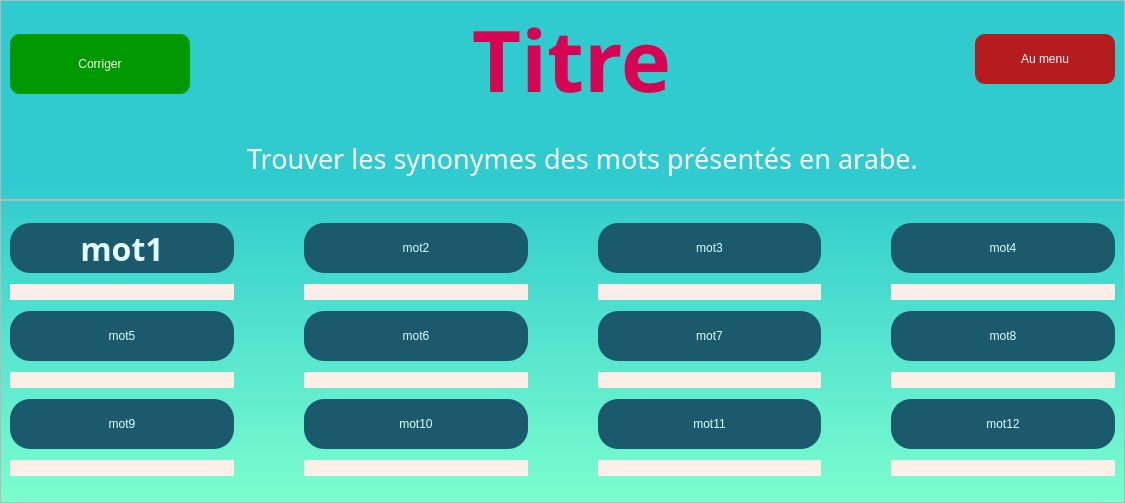
<?xml version="1.0" encoding="UTF-8"?>
<ui version="4.0">
 <class>MainWindow</class>
 <widget class="QMainWindow" name="MainWindow">
  <property name="geometry">
   <rect>
    <x>0</x>
    <y>0</y>
    <width>1125</width>
    <height>503</height>
   </rect>
  </property>
  <property name="windowTitle">
   <string>MainWindow</string>
  </property>
  <widget class="QWidget" name="centralwidget">
   <property name="styleSheet">
    <string notr="true">background-color:qlineargradient(spread:pad, x1:1, y1:0.352, x2:1, y2:1, stop:0.0187793 rgba(47, 203, 206, 255), stop:1 rgba(124, 254, 206, 255))</string>
   </property>
   <layout class="QGridLayout" name="gridLayout_3">
    <property name="leftMargin">
     <number>0</number>
    </property>
    <property name="topMargin">
     <number>0</number>
    </property>
    <property name="rightMargin">
     <number>0</number>
    </property>
    <property name="bottomMargin">
     <number>0</number>
    </property>
    <property name="spacing">
     <number>0</number>
    </property>
    <item row="1" column="0">
     <widget class="QFrame" name="content_frame">
      <property name="styleSheet">
       <string notr="true">background-color: rgb(a255, 255, 255,0);</string>
      </property>
      <property name="frameShape">
       <enum>QFrame::StyledPanel</enum>
      </property>
      <property name="frameShadow">
       <enum>QFrame::Raised</enum>
      </property>
      <layout class="QGridLayout" name="gridLayout_2">
       <property name="leftMargin">
        <number>9</number>
       </property>
       <property name="topMargin">
        <number>21</number>
       </property>
       <property name="rightMargin">
        <number>9</number>
       </property>
       <property name="bottomMargin">
        <number>20</number>
       </property>
       <property name="horizontalSpacing">
        <number>70</number>
       </property>
       <property name="verticalSpacing">
        <number>10</number>
       </property>
       <item row="5" column="0">
        <widget class="QLineEdit" name="word9_guess">
         <property name="maximumSize">
          <size>
           <width>260</width>
           <height>16777215</height>
          </size>
         </property>
         <property name="styleSheet">
          <string notr="true">border-radius:10px;
background-color: rgba(255, 239, 233, 250);
font: 20pt &quot;Calisto MT&quot;;
color: rgb(43, 43, 43);</string>
         </property>
         <property name="alignment">
          <set>Qt::AlignCenter</set>
         </property>
        </widget>
       </item>
       <item row="2" column="2">
        <widget class="QPushButton" name="btn_word6">
         <property name="minimumSize">
          <size>
           <width>0</width>
           <height>50</height>
          </size>
         </property>
         <property name="maximumSize">
          <size>
           <width>290</width>
           <height>16777215</height>
          </size>
         </property>
         <property name="cursor">
          <cursorShape>PointingHandCursor</cursorShape>
         </property>
         <property name="styleSheet">
          <string notr="true">border-radius:20px;
background-color:rgb(27, 89, 108);
border-color: rgb(108, 108, 108);
font: 700 24pt &quot;Book Antiqua&quot;;
color:rgb(225, 255, 255);</string>
         </property>
         <property name="text">
          <string>mot7</string>
         </property>
        </widget>
       </item>
       <item row="3" column="1">
        <widget class="QLineEdit" name="word6_guess">
         <property name="maximumSize">
          <size>
           <width>260</width>
           <height>16777215</height>
          </size>
         </property>
         <property name="styleSheet">
          <string notr="true">border-radius:10px;
background-color: rgba(255, 239, 233, 250);
font: 20pt &quot;Calisto MT&quot;;
color: rgb(43, 43, 43);</string>
         </property>
         <property name="alignment">
          <set>Qt::AlignCenter</set>
         </property>
        </widget>
       </item>
       <item row="2" column="3">
        <widget class="QPushButton" name="btn_word7">
         <property name="minimumSize">
          <size>
           <width>0</width>
           <height>50</height>
          </size>
         </property>
         <property name="maximumSize">
          <size>
           <width>260</width>
           <height>16777215</height>
          </size>
         </property>
         <property name="cursor">
          <cursorShape>PointingHandCursor</cursorShape>
         </property>
         <property name="styleSheet">
          <string notr="true">border-radius:20px;
background-color:rgb(27, 89, 108);
border-color: rgb(108, 108, 108);
font: 700 24pt &quot;Book Antiqua&quot;;
color:rgb(225, 255, 255);</string>
         </property>
         <property name="text">
          <string>mot8</string>
         </property>
        </widget>
       </item>
       <item row="3" column="2">
        <widget class="QLineEdit" name="word7_guess">
         <property name="maximumSize">
          <size>
           <width>260</width>
           <height>16777215</height>
          </size>
         </property>
         <property name="styleSheet">
          <string notr="true">border-radius:10px;
background-color: rgba(255, 239, 233, 250);
font: 20pt &quot;Calisto MT&quot;;
color: rgb(43, 43, 43);</string>
         </property>
         <property name="alignment">
          <set>Qt::AlignCenter</set>
         </property>
        </widget>
       </item>
       <item row="4" column="0">
        <widget class="QPushButton" name="btn_word8">
         <property name="minimumSize">
          <size>
           <width>0</width>
           <height>50</height>
          </size>
         </property>
         <property name="maximumSize">
          <size>
           <width>260</width>
           <height>16777215</height>
          </size>
         </property>
         <property name="cursor">
          <cursorShape>PointingHandCursor</cursorShape>
         </property>
         <property name="styleSheet">
          <string notr="true">border-radius:20px;
background-color:rgb(27, 89, 108);
border-color: rgb(108, 108, 108);
font: 700 24pt &quot;Book Antiqua&quot;;
color:rgb(225, 255, 255);</string>
         </property>
         <property name="text">
          <string>mot9</string>
         </property>
        </widget>
       </item>
       <item row="2" column="0">
        <widget class="QPushButton" name="btn_word4">
         <property name="minimumSize">
          <size>
           <width>0</width>
           <height>50</height>
          </size>
         </property>
         <property name="maximumSize">
          <size>
           <width>260</width>
           <height>16777215</height>
          </size>
         </property>
         <property name="cursor">
          <cursorShape>PointingHandCursor</cursorShape>
         </property>
         <property name="styleSheet">
          <string notr="true">border-radius:20px;
background-color:rgb(27, 89, 108);
border-color: rgb(108, 108, 108);
font: 700 24pt &quot;Book Antiqua&quot;;
color:rgb(225, 255, 255);</string>
         </property>
         <property name="text">
          <string>mot5</string>
         </property>
        </widget>
       </item>
       <item row="1" column="0">
        <widget class="QLineEdit" name="word1_guess">
         <property name="maximumSize">
          <size>
           <width>260</width>
           <height>16777215</height>
          </size>
         </property>
         <property name="layoutDirection">
          <enum>Qt::LeftToRight</enum>
         </property>
         <property name="autoFillBackground">
          <bool>false</bool>
         </property>
         <property name="styleSheet">
          <string notr="true">border-radius:10px;
background-color: rgba(255, 239, 233, 250);
font: 20pt &quot;Calisto MT&quot;;
color: rgb(43, 43, 43);</string>
         </property>
         <property name="text">
          <string/>
         </property>
         <property name="alignment">
          <set>Qt::AlignHCenter|Qt::AlignTop</set>
         </property>
        </widget>
       </item>
       <item row="0" column="3">
        <widget class="QPushButton" name="btn_word3">
         <property name="minimumSize">
          <size>
           <width>0</width>
           <height>50</height>
          </size>
         </property>
         <property name="maximumSize">
          <size>
           <width>260</width>
           <height>16777215</height>
          </size>
         </property>
         <property name="cursor">
          <cursorShape>PointingHandCursor</cursorShape>
         </property>
         <property name="styleSheet">
          <string notr="true">border-radius:20px;
background-color:rgb(27, 89, 108);
border-color: rgb(108, 108, 108);
font: 700 24pt &quot;Book Antiqua&quot;;
color:rgb(225, 255, 255);</string>
         </property>
         <property name="text">
          <string>mot4</string>
         </property>
        </widget>
       </item>
       <item row="1" column="2">
        <widget class="QLineEdit" name="word3_guess">
         <property name="maximumSize">
          <size>
           <width>260</width>
           <height>16777215</height>
          </size>
         </property>
         <property name="styleSheet">
          <string notr="true">border-radius:10px;
background-color: rgba(255, 239, 233, 250);
font: 20pt &quot;Calisto MT&quot;;
color: rgb(43, 43, 43);</string>
         </property>
         <property name="alignment">
          <set>Qt::AlignCenter</set>
         </property>
        </widget>
       </item>
       <item row="1" column="1">
        <widget class="QLineEdit" name="word2_guess">
         <property name="maximumSize">
          <size>
           <width>260</width>
           <height>16777215</height>
          </size>
         </property>
         <property name="styleSheet">
          <string notr="true">border-radius:10px;
background-color: rgba(255, 239, 233, 250);
font: 20pt &quot;Calisto MT&quot;;
color: rgb(43, 43, 43);</string>
         </property>
         <property name="alignment">
          <set>Qt::AlignCenter</set>
         </property>
        </widget>
       </item>
       <item row="4" column="1">
        <widget class="QPushButton" name="btn_word9">
         <property name="minimumSize">
          <size>
           <width>0</width>
           <height>50</height>
          </size>
         </property>
         <property name="maximumSize">
          <size>
           <width>260</width>
           <height>16777215</height>
          </size>
         </property>
         <property name="cursor">
          <cursorShape>PointingHandCursor</cursorShape>
         </property>
         <property name="styleSheet">
          <string notr="true">border-radius:20px;
background-color:rgb(27, 89, 108);
border-color: rgb(108, 108, 108);
font: 700 24pt &quot;Book Antiqua&quot;;
color:rgb(225, 255, 255);</string>
         </property>
         <property name="text">
          <string>mot10</string>
         </property>
        </widget>
       </item>
       <item row="0" column="0">
        <widget class="QPushButton" name="btn_word0">
         <property name="minimumSize">
          <size>
           <width>0</width>
           <height>50</height>
          </size>
         </property>
         <property name="maximumSize">
          <size>
           <width>260</width>
           <height>16777215</height>
          </size>
         </property>
         <property name="font">
          <font>
           <family>Book Antiqua</family>
           <pointsize>24</pointsize>
           <italic>false</italic>
           <bold>true</bold>
          </font>
         </property>
         <property name="cursor">
          <cursorShape>PointingHandCursor</cursorShape>
         </property>
         <property name="styleSheet">
          <string notr="true">border-radius:20px;
background-color:rgb(27, 89, 108);
border-color: rgb(108, 108, 108);
font: 700 24pt &quot;Book Antiqua&quot;;
color:rgb(225, 255, 255);</string>
         </property>
         <property name="text">
          <string>mot1</string>
         </property>
        </widget>
       </item>
       <item row="4" column="2">
        <widget class="QPushButton" name="btn_word10">
         <property name="minimumSize">
          <size>
           <width>0</width>
           <height>50</height>
          </size>
         </property>
         <property name="maximumSize">
          <size>
           <width>260</width>
           <height>16777215</height>
          </size>
         </property>
         <property name="cursor">
          <cursorShape>PointingHandCursor</cursorShape>
         </property>
         <property name="styleSheet">
          <string notr="true">border-radius:20px;
background-color:rgb(27, 89, 108);
border-color: rgb(108, 108, 108);
font: 700 24pt &quot;Book Antiqua&quot;;
color:rgb(225, 255, 255);</string>
         </property>
         <property name="text">
          <string>mot11</string>
         </property>
        </widget>
       </item>
       <item row="5" column="1">
        <widget class="QLineEdit" name="word10_guess">
         <property name="maximumSize">
          <size>
           <width>260</width>
           <height>16777215</height>
          </size>
         </property>
         <property name="styleSheet">
          <string notr="true">border-radius:10px;
background-color: rgba(255, 239, 233, 250);
font: 20pt &quot;Calisto MT&quot;;
color: rgb(43, 43, 43);</string>
         </property>
         <property name="alignment">
          <set>Qt::AlignCenter</set>
         </property>
        </widget>
       </item>
       <item row="3" column="0">
        <widget class="QLineEdit" name="word5_guess">
         <property name="maximumSize">
          <size>
           <width>260</width>
           <height>16777215</height>
          </size>
         </property>
         <property name="styleSheet">
          <string notr="true">border-radius:10px;
background-color: rgba(255, 239, 233, 250);
font: 20pt &quot;Calisto MT&quot;;
color: rgb(43, 43, 43);</string>
         </property>
         <property name="alignment">
          <set>Qt::AlignCenter</set>
         </property>
        </widget>
       </item>
       <item row="5" column="2">
        <widget class="QLineEdit" name="word11_guess">
         <property name="maximumSize">
          <size>
           <width>260</width>
           <height>16777215</height>
          </size>
         </property>
         <property name="styleSheet">
          <string notr="true">border-radius:10px;
background-color: rgba(255, 239, 233, 250);
font: 20pt &quot;Calisto MT&quot;;
color: rgb(43, 43, 43);</string>
         </property>
         <property name="alignment">
          <set>Qt::AlignCenter</set>
         </property>
        </widget>
       </item>
       <item row="5" column="3">
        <widget class="QLineEdit" name="word12_guess">
         <property name="maximumSize">
          <size>
           <width>260</width>
           <height>16777215</height>
          </size>
         </property>
         <property name="styleSheet">
          <string notr="true">border-radius:10px;
background-color: rgba(255, 239, 233, 250);
font: 20pt &quot;Calisto MT&quot;;
color: rgb(43, 43, 43);</string>
         </property>
         <property name="alignment">
          <set>Qt::AlignCenter</set>
         </property>
        </widget>
       </item>
       <item row="2" column="1">
        <widget class="QPushButton" name="btn_word5">
         <property name="minimumSize">
          <size>
           <width>0</width>
           <height>50</height>
          </size>
         </property>
         <property name="maximumSize">
          <size>
           <width>260</width>
           <height>16777215</height>
          </size>
         </property>
         <property name="cursor">
          <cursorShape>PointingHandCursor</cursorShape>
         </property>
         <property name="styleSheet">
          <string notr="true">border-radius:20px;
background-color:rgb(27, 89, 108);
border-color: rgb(108, 108, 108);
font: 700 24pt &quot;Book Antiqua&quot;;
color:rgb(225, 255, 255);</string>
         </property>
         <property name="text">
          <string>mot6</string>
         </property>
        </widget>
       </item>
       <item row="3" column="3">
        <widget class="QLineEdit" name="word8_guess">
         <property name="maximumSize">
          <size>
           <width>260</width>
           <height>16777215</height>
          </size>
         </property>
         <property name="styleSheet">
          <string notr="true">border-radius:10px;
background-color: rgba(255, 239, 233, 250);
font: 20pt &quot;Calisto MT&quot;;
color: rgb(43, 43, 43);</string>
         </property>
         <property name="alignment">
          <set>Qt::AlignCenter</set>
         </property>
        </widget>
       </item>
       <item row="0" column="2">
        <widget class="QPushButton" name="btn_word2">
         <property name="minimumSize">
          <size>
           <width>0</width>
           <height>50</height>
          </size>
         </property>
         <property name="maximumSize">
          <size>
           <width>260</width>
           <height>16777215</height>
          </size>
         </property>
         <property name="cursor">
          <cursorShape>PointingHandCursor</cursorShape>
         </property>
         <property name="styleSheet">
          <string notr="true">border-radius:20px;
background-color:rgb(27, 89, 108);
border-color: rgb(108, 108, 108);
font: 700 24pt &quot;Book Antiqua&quot;;
color:rgb(225, 255, 255);</string>
         </property>
         <property name="text">
          <string>mot3</string>
         </property>
        </widget>
       </item>
       <item row="0" column="1">
        <widget class="QPushButton" name="btn_word1">
         <property name="minimumSize">
          <size>
           <width>0</width>
           <height>50</height>
          </size>
         </property>
         <property name="maximumSize">
          <size>
           <width>260</width>
           <height>16777215</height>
          </size>
         </property>
         <property name="cursor">
          <cursorShape>PointingHandCursor</cursorShape>
         </property>
         <property name="styleSheet">
          <string notr="true">border-radius:20px;
background-color:rgb(27, 89, 108);
border-color: rgb(108, 108, 108);
font: 700 24pt &quot;Book Antiqua&quot;;
color:rgb(225, 255, 255);</string>
         </property>
         <property name="text">
          <string>mot2</string>
         </property>
        </widget>
       </item>
       <item row="1" column="3">
        <widget class="QLineEdit" name="word4_guess">
         <property name="maximumSize">
          <size>
           <width>260</width>
           <height>16777215</height>
          </size>
         </property>
         <property name="styleSheet">
          <string notr="true">border-radius:10px;
background-color: rgba(255, 239, 233, 250);
font: 20pt &quot;Calisto MT&quot;;
color: rgb(43, 43, 43);</string>
         </property>
         <property name="alignment">
          <set>Qt::AlignCenter</set>
         </property>
        </widget>
       </item>
       <item row="4" column="3">
        <widget class="QPushButton" name="btn_word11">
         <property name="minimumSize">
          <size>
           <width>0</width>
           <height>50</height>
          </size>
         </property>
         <property name="maximumSize">
          <size>
           <width>260</width>
           <height>16777215</height>
          </size>
         </property>
         <property name="cursor">
          <cursorShape>PointingHandCursor</cursorShape>
         </property>
         <property name="styleSheet">
          <string notr="true">border-radius:20px;
background-color:rgb(27, 89, 108);
border-color: rgb(108, 108, 108);
font: 700 24pt &quot;Book Antiqua&quot;;
color:rgb(225, 255, 255);</string>
         </property>
         <property name="text">
          <string>mot12</string>
         </property>
        </widget>
       </item>
      </layout>
     </widget>
    </item>
    <item row="0" column="0">
     <widget class="QFrame" name="title_frame">
      <property name="sizePolicy">
       <sizepolicy hsizetype="MinimumExpanding" vsizetype="Preferred">
        <horstretch>0</horstretch>
        <verstretch>0</verstretch>
       </sizepolicy>
      </property>
      <property name="maximumSize">
       <size>
        <width>16777215</width>
        <height>200</height>
       </size>
      </property>
      <property name="styleSheet">
       <string notr="true">background-color: rgb(a255, 255, 255,0);</string>
      </property>
      <property name="frameShape">
       <enum>QFrame::StyledPanel</enum>
      </property>
      <property name="frameShadow">
       <enum>QFrame::Raised</enum>
      </property>
      <layout class="QGridLayout" name="gridLayout">
       <property name="leftMargin">
        <number>9</number>
       </property>
       <property name="topMargin">
        <number>0</number>
       </property>
       <property name="rightMargin">
        <number>9</number>
       </property>
       <property name="bottomMargin">
        <number>8</number>
       </property>
       <property name="horizontalSpacing">
        <number>0</number>
       </property>
       <property name="verticalSpacing">
        <number>8</number>
       </property>
       <item row="0" column="2">
        <widget class="QLabel" name="lvl_title">
         <property name="minimumSize">
          <size>
           <width>100</width>
           <height>0</height>
          </size>
         </property>
         <property name="maximumSize">
          <size>
           <width>16777215</width>
           <height>120</height>
          </size>
         </property>
         <property name="font">
          <font>
           <family>Tw Cen MT</family>
           <pointsize>64</pointsize>
           <italic>false</italic>
           <bold>true</bold>
          </font>
         </property>
         <property name="styleSheet">
          <string notr="true">color:rgb(214, 4, 82);
font: 700 64pt &quot;Tw Cen MT&quot;;</string>
         </property>
         <property name="text">
          <string>Titre </string>
         </property>
         <property name="alignment">
          <set>Qt::AlignHCenter|Qt::AlignTop</set>
         </property>
        </widget>
       </item>
       <item row="0" column="3">
        <widget class="QPushButton" name="btn_goto_menu">
         <property name="sizePolicy">
          <sizepolicy hsizetype="Preferred" vsizetype="Preferred">
           <horstretch>0</horstretch>
           <verstretch>0</verstretch>
          </sizepolicy>
         </property>
         <property name="minimumSize">
          <size>
           <width>140</width>
           <height>50</height>
          </size>
         </property>
         <property name="maximumSize">
          <size>
           <width>140</width>
           <height>50</height>
          </size>
         </property>
         <property name="styleSheet">
          <string notr="true">background-color: rgb(180, 28, 30);
color: white;
font: 600 16pt &quot;Segoe UI Semibold&quot;;
border-radius: 10px;</string>
         </property>
         <property name="text">
          <string>Au menu</string>
         </property>
        </widget>
       </item>
       <item row="0" column="1">
        <widget class="QPushButton" name="btn_correct">
         <property name="sizePolicy">
          <sizepolicy hsizetype="Preferred" vsizetype="Maximum">
           <horstretch>0</horstretch>
           <verstretch>0</verstretch>
          </sizepolicy>
         </property>
         <property name="minimumSize">
          <size>
           <width>180</width>
           <height>60</height>
          </size>
         </property>
         <property name="maximumSize">
          <size>
           <width>140</width>
           <height>50</height>
          </size>
         </property>
         <property name="styleSheet">
          <string notr="true">background-color: rgb(0, 154, 0);
border-radius: 10px;
color: rgb(252, 255, 234);
font: 700 18pt &quot;Segoe UI Variable Text&quot;;</string>
         </property>
         <property name="text">
          <string>Corriger</string>
         </property>
        </widget>
       </item>
       <item row="3" column="2">
        <widget class="QLabel" name="label">
         <property name="sizePolicy">
          <sizepolicy hsizetype="Preferred" vsizetype="Preferred">
           <horstretch>0</horstretch>
           <verstretch>0</verstretch>
          </sizepolicy>
         </property>
         <property name="minimumSize">
          <size>
           <width>16</width>
           <height>2</height>
          </size>
         </property>
         <property name="maximumSize">
          <size>
           <width>1270</width>
           <height>16777215</height>
          </size>
         </property>
         <property name="font">
          <font>
           <family>Segoe UI Semibold</family>
           <pointsize>20</pointsize>
          </font>
         </property>
         <property name="styleSheet">
          <string notr="true">background-color: rgba(255, 255, 255,0);
color: rgb(255, 255, 255);</string>
         </property>
         <property name="text">
          <string>Trouver les synonymes des mots présentés en arabe.</string>
         </property>
         <property name="alignment">
          <set>Qt::AlignCenter</set>
         </property>
        </widget>
       </item>
      </layout>
     </widget>
    </item>
   </layout>
  </widget>
 </widget>
 <resources/>
 <connections/>
</ui>
